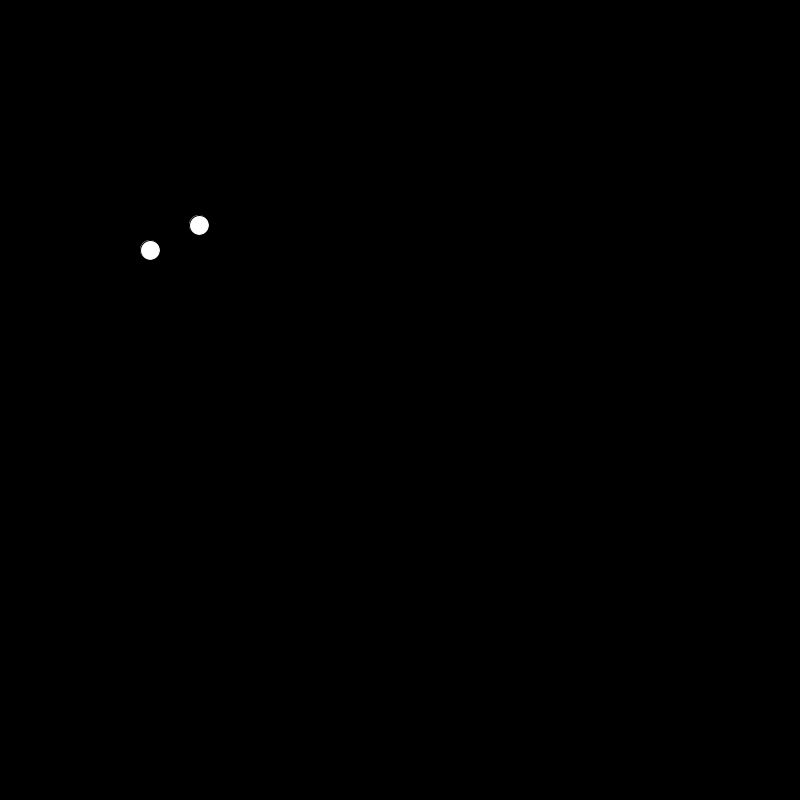
Frame 1 (no input)
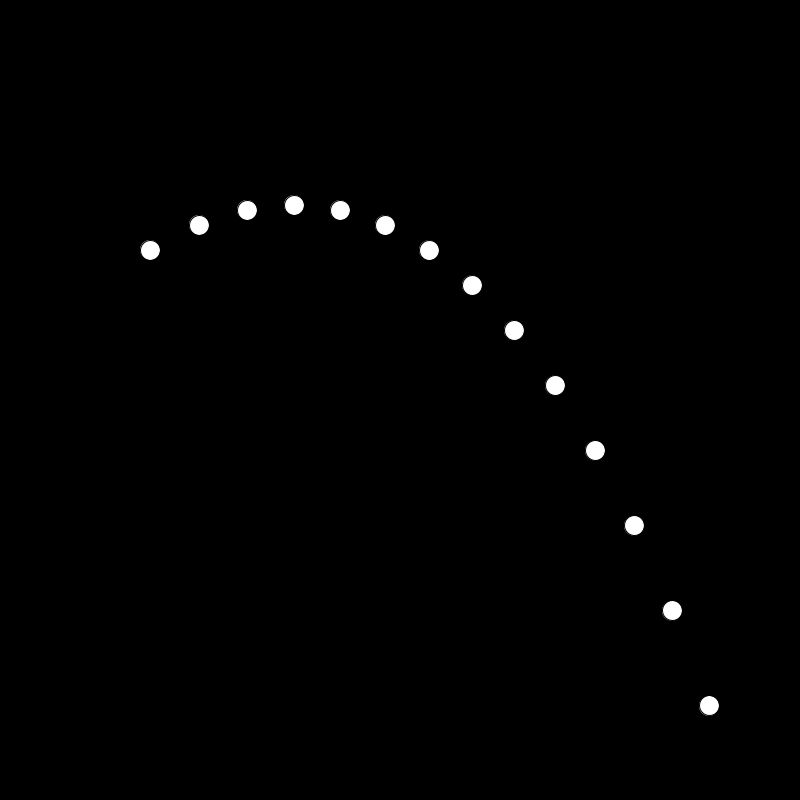
Frame 60 (the mouse pressed at the canvas centre just before this capture)
Frame 120 (the mouse held since frame 60 and released just before this capture): identical to frame 60, image omitted

The Processing sketch that drew these frames (run headless with seeded random() and noise(); from frame 60 on, the mouse is pressed at the canvas centre):

// Processing sketch: sketch_3_2
// ── sketch_3_2.pde
//Declare variables
PVector startingPoint;
PVector mousePoint;
PVector acceleration;
PVector position;
PVector gravitation;
PVector friction;
PVector mouseClick;
PVector mouseRelease;


void setup() {
  size(800, 800);
  background(0);
  startingPoint = new PVector(150, 250);
  position = new PVector(startingPoint.x, startingPoint.y);
  acceleration = new PVector(50, -35); // acceleration of your choice
  gravitation = new PVector(0, 9.81); // gravitation.y = 9.81 because of gravitation constant
  friction = new PVector(-1, 0.2);
  mouseClick = new PVector(0, 0);
  mouseRelease = new PVector(0, 0);
  ellipse(position.x, position.y, 20, 20); // draw the ellipse
}



void draw() {

  float d = dist(mouseClick.x, mouseClick.y, mouseRelease.x, mouseRelease.y);
 
  
  acceleration.add(gravitation);//add gravitation to your acceleration
  acceleration.add(friction);//add friction to your acceleration
  position.add(acceleration); // add the acceleration to the new position
  ellipse(position.x, position.y, 20, 20); // draw the ellipse
  fill(255);
}
void mousePressed() {
  mouseClick = new PVector(mouseX, mouseY);
  acceleration = new PVector(0,0);
}

void mouseReleased() {
  mouseRelease = new PVector(mouseX, mouseY);
}
